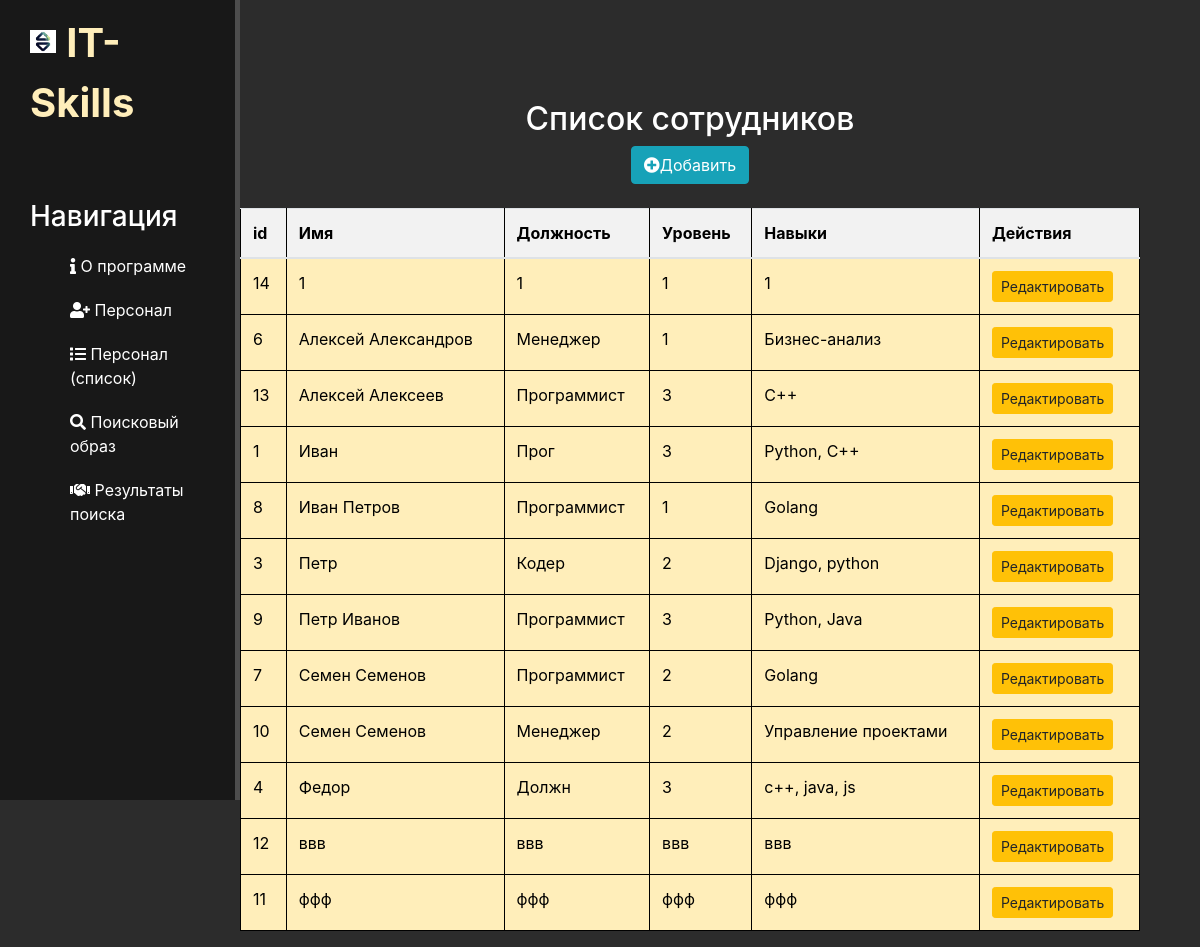
The app's page /emplo/ggg/, older data.
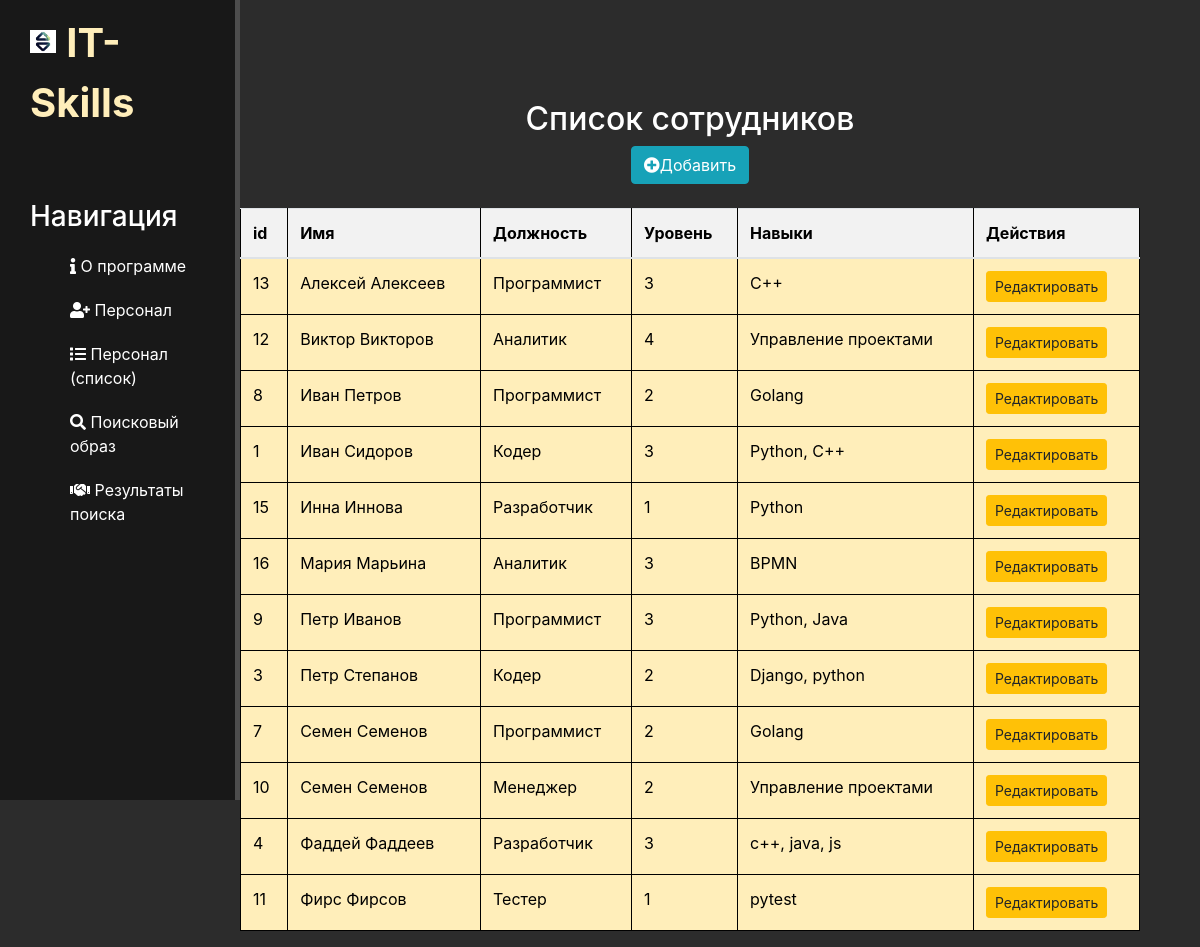
The same page, newer data.
### emplo/models.py (models this page shows, shortened)
class Employee1(models.Model):
    name = models.CharField(max_length=20, default='')
    position = models.CharField(max_length=20, default='')
    skill = models.CharField(max_length=50, default = '')
    level = models.CharField(max_length = 5, default='')
    fit_level = models.FloatField(default=0)

### emplo/views.py (the view)
# urls.py: path('ggg/', views.emplo_list_ggg, name='emplo-list-ggg'),
def emplo_list_ggg(request):
    print('emplo_list_ggg')
    products = Employee1.objects.order_by('name')
    if request.method == "POST":
        form = EmployeeForm1(request.POST)
        if form.is_valid():
            form.save()
            return redirect('emplo-list-ggg')  # Обновляем страницу
    context = {
        'products': products,
        'form': EmployeeForm1()
    }
    return render(request, 'emplo/emplo_list_ggg.html', context)

### emplo/templates/emplo/emplo_list_ggg.html (shortened to what this page needs)
{% extends "main/layout.html" %}
{% block content %}
    <div class="features">
        <h2>Список сотрудников</h2>
        <a href="{% url 'create-emplo-ggg' %}" ><button class="btn btn-info"><i class="fas fa-plus-circle"></i>Добавить</button></a>
        <table class="table mt-4">
            <thead>
                <tr>
                    <th>id</th>
                    <th>Имя</th>
                    <th>Должность</th>
                    <th>Уровень</th>
                    <th>Навыки</th>
                    <th>Действия</th>
                </tr>
            </thead>
            <tbody>
                {% for emp in products %}
                <tr>
                    <td>{{ emp.id }}</td>
                    <td>{{ emp.name }}</td>
                    <td>{{ emp.position }}</td>
                    <td>{{ emp.level }}</td>
                    <td>{{ emp.skill }}</td>
                    <td>
                        <a href="{% url 'edit-emplo-ggg' emp.id %}" class="btn btn-warning btn-sm">Редактировать</a>
                    </td>
                </tr>
                {% endfor %}
            </tbody>
        </table>
    </div>
{% endblock %}

### main/templates/main/layout.html (shortened to what this page needs)
{% load static %}
<!DOCTYPE html>
<html lang="en">
<head>
    <link rel="stylesheet" href="https://cdn.jsdelivr.net/npm/bootstrap@4.6.2/dist/css/bootstrap.min.css">
    <link rel="stylesheet" href="https://use.fontawesome.com/releases/v5.8.2/css/all.css">
    <link rel="stylesheet" href="{% static 'main/css/main.css' %}">
    <link rel="stylesheet" href="{% static 'main/css/table.css' %}">
</head>
<body>
    <aside>
        <img src = {% static 'main/img/logo.jpg' %} style="width: 15%" alt='logo'>
        <span class="logo" style='color: #ffeeba'>IT-Skills</span>
        <h3>Навигация</h3>
        <ul>
            <a href="{% url 'home' %}"><li><i class="fas fa-info"></i> О программе</li></a>
            <a href="{% url 'emplo-home' %}"><li><i class="fa fa-user-plus"></i> Персонал</li></a>
            <a href="{% url 'emplo-list-ggg' %}"><li><i class="fa fa-list"></i> Персонал (список)</li></a>
            <a href="{% url 'ss' 1 %}"><li><i class="fa fa-search"></i> Поисковый образ </li></a>
            <a href="{% url 'emplo-list' %}"><li><i class="fa fa-handshake"></i> Результаты поиска </li></a>
        </ul>
    </aside>
    <main>
        {% block content %}{% endblock %}
    </main>
</body>
</html>

### main/static/main/css/main.css (style rules this page uses)
body { background: #2c2c2c; }
aside { float:left; background: #181818; width: 20%; padding: 2.5%; height: 100vh; color: #fff; border-right: 5px solid #4d4d4d; }
aside img { width: 80px; float: left; }
aside .logo { font-size: 40px; margin-left: 10px; font-weight: bold; position: relative; top: -17px; }
aside h3 { margin-top: 50px; font-size: 28px; }
aside ul { list-style: none }
aside ul li { color:#fff; display: block; margin-top: 20px; transition: transform .6s ease; }
main .features { float: left; color: #fff; margin-top: 100px; text-align: center; width: 75%; }

### main/static/main/css/table.css (style rules this page uses)
main table { background-color: #ffeeba; color: black; border-collapse: collapse; width: 100%; }
main th, td { background-color: #ffeeba; color: black; border: 1px solid black; padding: 8px; text-align: left; }
main th { background-color: #f2f2f2; }

Row changes from the older to the newer data that the page shows:
removed Employee1: id "14", name "1", position "1", level "1", skill "1"
removed Employee1: id "6", name "Алексей Александров", position "Менеджер", level "1", skill "Бизнес-анализ"
changed Employee1 id 12: name "ввв" → "Виктор Викторов"; position "ввв" → "Аналитик"; level "ввв" → "4"; skill "ввв" → "Управление проектами"; moves up the list
changed Employee1 "Иван Петров": level "1" → "2"; moves down the list
changed Employee1 "Python, C++": name "Иван" → "Иван Сидоров"; position "Прог" → "Кодер"
added Employee1: id "15", name "Инна Иннова", position "Разработчик", level "1", skill "Python"
added Employee1: id "16", name "Мария Марьина", position "Аналитик", level "3", skill "BPMN"
changed Employee1 "Петр Иванов": moves down the list
changed Employee1 "Django, python": name "Петр" → "Петр Степанов"
changed Employee1 "c++, java, js": name "Федор" → "Фаддей Фаддеев"; position "Должн" → "Разработчик"
changed Employee1 id 11: name "ффф" → "Фирс Фирсов"; position "ффф" → "Тестер"; level "ффф" → "1"; skill "ффф" → "pytest"
